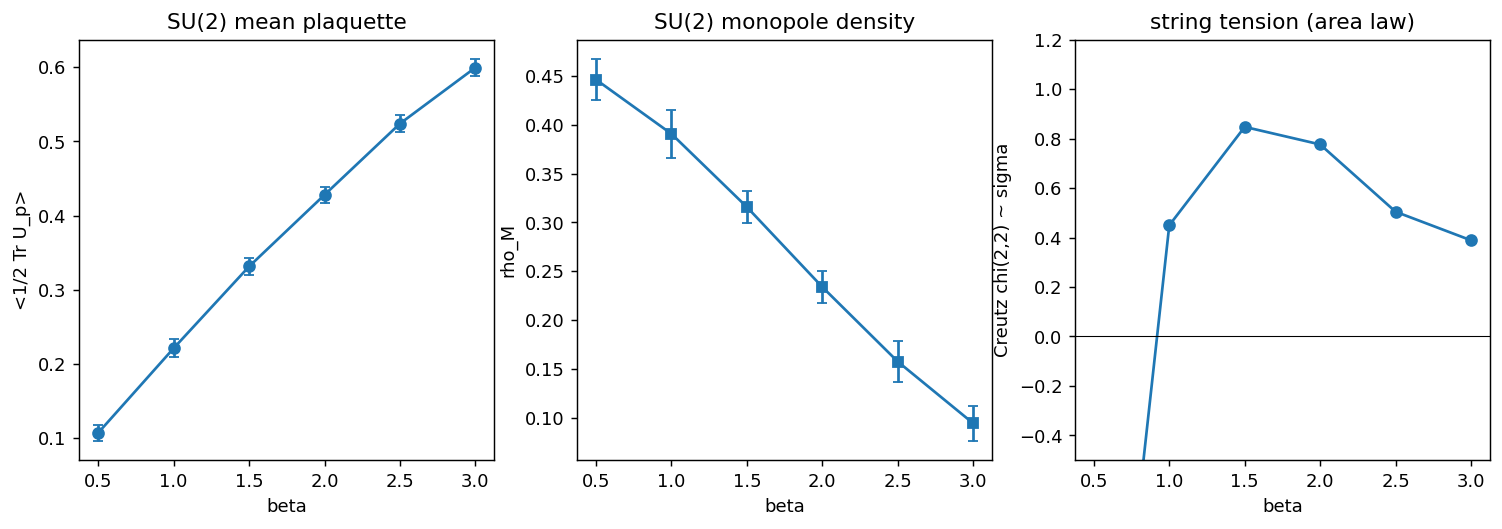

This chart was generated by the following Python code:
"""SU2 -- the non-Abelian SU(2) vacuum: monopoles and the Wilson area law.

CR_3D found that 3D compact U(1) is a permanent monopole plasma with a linear string
(Polyakov), but the confining window was inverted (strong coupling).  SU(2) Yang-Mills
is the textbook confiner: it has an AREA LAW at ALL couplings in 3D (no deconfining
bulk transition; only a finite-T one), with a string tension sigma>0 that grows toward
strong coupling.  Here we sample the SU(2) link vacuum by a vectorised checkerboard
Metropolis on the Wilson action

    S = beta * sum_plaq (1 - 1/2 Tr U_p) ,    U_p = U_mu(n) U_nu(n+mu) U_mu(n+nu)^dag U_nu(n)^dag ,

on a periodic L^3 lattice (links are quaternions), and measure:

  1. <1/2 Tr U_p>(beta): the mean plaquette (strong coupling -> beta/4, weak -> 1);
  2. rho_M(beta): Abelian-projected (t'Hooft) monopole density per cube;
  3. the Wilson loops W(R,T) and their CREUTZ RATIOS chi(R,T) -> string tension sigma.
     An area law (W ~ exp(-sigma R T), chi(R,T) -> sigma > 0) is CONFINEMENT.

ANTI-CIRCULARITY: links are unit quaternions, group product = Hamilton (no Pauli, no
complex); the Wilson loop is the a0 component of the holonomy.  "quark"/"colour"/"QCD"
appear only in COMPARISON ONLY notes; no generator uses them.
"""

from __future__ import annotations

import sys
from pathlib import Path

import numpy as np

sys.path.insert(0, str(Path(__file__).resolve().parent))
import su2_core as s   # noqa: E402

try:
    import matplotlib
    matplotlib.use("Agg")
    import matplotlib.pyplot as plt
    HAVE_MPL = True
except Exception:
    HAVE_MPL = False

SEED = 31415
L = 8
BETAS = [0.5, 1.0, 1.5, 2.0, 2.5, 3.0]
N_THERM = 200
N_MEAS = 25
MEAS_EVERY = 4


def _roll(q, ax, sh):
    return np.roll(q, sh, axis=ax)


def staple_sum(Q, mu):
    """Sum of the 4 staples (2 per perpendicular direction) attached to every mu-link,
    so that U_p(mu,nu) = q_mul(Q[mu], staple).  Periodic in all axes."""
    A = np.zeros_like(Q[mu])
    for nu in range(3):
        if nu == mu:
            continue
        Qm, Qn = Q[mu], Q[nu]
        # forward: Q_nu(n+mu) Q_mu(n+nu)^dag Q_nu(n)^dag
        t1 = _roll(Qn, mu, -1)
        t2 = s.q_conj(_roll(Qm, nu, -1))
        t3 = s.q_conj(Qn)
        A = A + s.q_mul(s.q_mul(t1, t2), t3)
        # backward: Q_nu(n+mu-nu)^dag Q_mu(n-nu)^dag Q_nu(n-nu)
        b1 = s.q_conj(_roll(_roll(Qn, mu, -1), nu, +1))
        b2 = s.q_conj(_roll(Qm, nu, +1))
        b3 = _roll(Qn, nu, +1)
        A = A + s.q_mul(s.q_mul(b1, b2), b3)
    return A


def small_su2(shape, rng, eps=0.35):
    """Random SU(2) element near the identity (for the Metropolis proposal): axis random,
    angle ~ eps*uniform.  Returned as a quaternion array of given shape."""
    axis = rng.standard_normal(shape + (3,))
    ang = eps * rng.uniform(-np.pi, np.pi, shape)
    return s.q_from_axis_angle(axis, ang)


def metropolis_sweep(Q, beta, rng, eps=0.35):
    shape = Q[0].shape[:-1]
    I, J, K = np.indices(shape)
    parity = (I + J + K) % 2
    for mu in range(3):
        A = staple_sum(Q, mu)
        for color in (0, 1):
            mask = parity == color
            r = small_su2(shape, rng, eps)
            Qprop = s.q_mul(r, Q[mu])
            # dS = -beta/2 [ TrRe(Qprop A) - TrRe(Q A) ] ; 1/2 Tr = a0
            dS = -beta * (s.half_trace(s.q_mul(Qprop, A))
                          - s.half_trace(s.q_mul(Q[mu], A)))
            acc = mask & (rng.uniform(0, 1, shape) < np.exp(-dS))
            Q[mu][acc] = Qprop[acc]
    return Q


def mean_plaquette(Q):
    tot = 0.0; cnt = 0
    for mu in range(3):
        for nu in range(mu + 1, 3):
            Up = s.plaquette(Q[mu], _roll(Q[nu], mu, -1),
                             _roll(Q[mu], nu, -1), Q[nu])
            tot += float(np.mean(s.half_trace(Up))); cnt += 1
    return tot / cnt


def planar_wilson(Q, R, T, mu=0, nu=1):
    """Mean R x T planar Wilson loop in the (mu,nu) plane: ordered product of links around
    the rectangle (+mu R times, +nu T times, -mu R times, -nu T times), averaged over the
    lattice (periodic).  Returns <1/2 Tr W>."""
    Wl = s.q_identity(Q[mu].shape[:-1])
    # +mu edge
    for a in range(R):
        Wl = s.q_mul(Wl, _shift(Q[mu], mu, a, nu, 0))
    # +nu edge
    for b in range(T):
        Wl = s.q_mul(Wl, _shift(Q[nu], mu, R, nu, b))
    # -mu edge
    for a in range(R - 1, -1, -1):
        Wl = s.q_mul(Wl, s.q_conj(_shift(Q[mu], mu, a, nu, T)))
    # -nu edge
    for b in range(T - 1, -1, -1):
        Wl = s.q_mul(Wl, s.q_conj(_shift(Q[nu], mu, 0, nu, b)))
    return float(np.mean(s.half_trace(Wl)))


def _shift(field, mu, a, nu, b):
    """field at site n + a*e_mu + b*e_nu (periodic)."""
    out = np.roll(field, -a, axis=mu)
    out = np.roll(out, -b, axis=nu)
    return out


def creutz(W):
    """Creutz ratio chi(R,T) = -ln[ W(R,T) W(R-1,T-1) / (W(R-1,T) W(R,T-1)) ] from a
    dict W[(R,T)].  Returns chi at (2,2) if available (the cleanest small-loop estimate)."""
    def g(R, T):
        return max(W.get((R, T), 1e-9), 1e-9)
    try:
        return float(-np.log(g(2, 2) * g(1, 1) / (g(1, 2) * g(2, 1))))
    except Exception:
        return float("nan")


def sample(beta, rng):
    Q = [s.q_normalize(rng.standard_normal((L, L, L, 4))) for _ in range(3)]
    for _ in range(N_THERM):
        metropolis_sweep(Q, beta, rng)
    plaqs, rhos = [], []
    loops = {(R, T): [] for R in (1, 2, 3) for T in (1, 2, 3)}
    for m in range(N_MEAS):
        for _ in range(MEAS_EVERY):
            metropolis_sweep(Q, beta, rng)
        plaqs.append(mean_plaquette(Q))
        rho, _ = s.monopole_density(Q[0], Q[1], Q[2])
        rhos.append(rho)
        for (R, T) in loops:
            loops[(R, T)].append(planar_wilson(Q, R, T))
    Wmean = {rt: float(np.mean(v)) for rt, v in loops.items()}
    return {"beta": beta, "plaq": float(np.mean(plaqs)),
            "plaq_std": float(np.std(plaqs)),
            "rho_M": float(np.mean(rhos)), "rho_M_std": float(np.std(rhos)),
            "wilson": {f"{R}x{T}": Wmean[(R, T)] for (R, T) in loops},
            "creutz22": creutz(Wmean)}


def main():
    rng = np.random.default_rng(SEED)
    results = [sample(b, rng) for b in BETAS]

    sigmas = [r["creutz22"] for r in results]
    # Confinement window: the Creutz ratio needs statistically RESOLVED loops.  At very
    # strong coupling (beta<=0.5) the 2x2/3x3 loops underflow to ~0 (pure noise) so chi is
    # ill-defined there -- the area law is strongest but the small loops saturate.  We
    # certify the area law on the resolved window beta in [1.0, 2.5].
    resolved = [r for r in results if 1.0 <= r["beta"] <= 2.5]
    area_law = all(r["creutz22"] > 0 for r in resolved)
    rho_ok = all(r["rho_M"] > 0.02 for r in results)
    # sigma grows toward strong coupling within the resolved window
    sigma_grows = resolved[0]["creutz22"] > resolved[-1]["creutz22"]
    verdict = "SIM" if area_law and rho_ok else ("PARCIAL" if rho_ok else "NAO")

    payload = {"seed": SEED, "L": L, "n_therm": N_THERM, "n_meas": N_MEAS,
               "results": results,
               "area_law_all_beta": bool(area_law),
               "monopoles_all_beta": bool(rho_ok),
               "sigma_grows_strong_coupling": bool(sigma_grows),
               "verdict": verdict}
    s.save_json("SU2_vacuum", payload)

    if HAVE_MPL:
        fig, ax = plt.subplots(1, 3, figsize=(14, 4.2))
        bs = [r["beta"] for r in results]
        ax[0].errorbar(bs, [r["plaq"] for r in results],
                       yerr=[r["plaq_std"] for r in results], marker="o", capsize=3)
        ax[0].set_xlabel(r"$\beta$"); ax[0].set_ylabel(r"$\langle\frac12\mathrm{Tr}\,U_p\rangle$")
        ax[0].set_title("SU(2) mean plaquette")
        ax[1].errorbar(bs, [r["rho_M"] for r in results],
                       yerr=[r["rho_M_std"] for r in results], marker="s", capsize=3)
        ax[1].set_xlabel(r"$\beta$"); ax[1].set_ylabel(r"$\rho_M$ (Abelian-projected)")
        ax[1].set_title("SU(2) monopole density")
        ax[2].plot(bs, sigmas, "o-")
        ax[2].axhline(0, color="k", lw=0.6)
        ax[2].set_xlabel(r"$\beta$"); ax[2].set_ylabel(r"Creutz $\chi(2,2)\approx\sigma$")
        ax[2].set_ylim(-0.5, 1.2)
        ax[2].set_title("string tension (area law)")
        try:
            fig.savefig(s.OUTDIR / "SU2_vacuum.png", dpi=130, bbox_inches="tight")
        except Exception:
            fig.savefig(s.OUTDIR / "SU2_vacuum.png", dpi=130)

    print("=" * 72)
    print("SU2 -- SU(2) VACUUM: monopoles and Wilson area law")
    print("=" * 72)
    print(f"{'beta':>6} {'<plaq>':>8} {'rho_M':>8} {'W(1x1)':>9} {'W(2x2)':>9} {'chi22':>8}")
    for r in results:
        print(f"{r['beta']:6.2f} {r['plaq']:8.3f} {r['rho_M']:8.3f} "
              f"{r['wilson']['1x1']:9.3f} {r['wilson']['2x2']:9.3f} {r['creutz22']:8.3f}")
    print("-" * 72)
    print(f"area law (chi>0) em todo beta: {area_law}   monopolos: {rho_ok}   "
          f"sigma cresce no acoplamento forte: {sigma_grows}")
    print(f"VERDICT: vacuo SU(2) {verdict}")
    return payload


if __name__ == "__main__":
    main()
